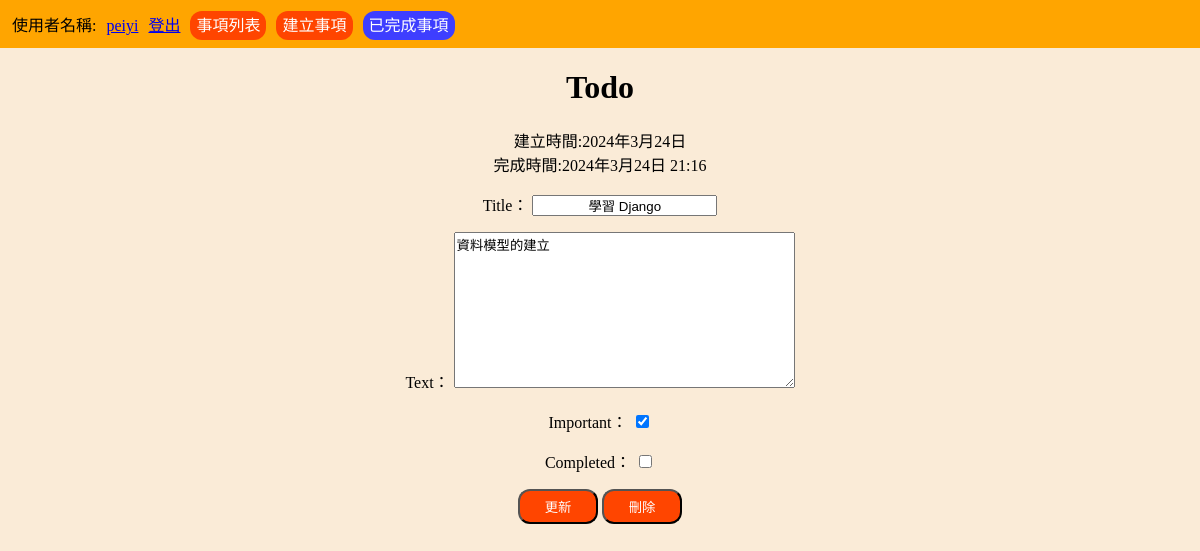
The page /todo/4 (signed in) on the database its author committed.
### todo/models.py (models this page shows, shortened)
class Todo(models.Model):
    title = models.CharField(max_length=100, null=False)
    text = models.TextField(blank=True)
    created = models.DateField(auto_now_add=True)
    date_completed = models.DateTimeField(blank=True, null=True)
    important = models.BooleanField(default=False)
    user = models.ForeignKey(User, on_delete=models.CASCADE)
    completed = models.BooleanField(default=False)

### todo/views.py (the view, shortened to what this page needs)
# urls.py: path("todo/<int:id>", views.view_todo, name="view-todo"),
@login_required
def view_todo(request, id):
    todo = None
    message = ""
    try:
        todo = Todo.objects.get(id=id)
        form = TodoForm(instance=todo)
    except Exception as e:
        print(e)
        message = "修改或刪除失敗..."
    return render(
        request, "todo/view-todo.html", {"todo": todo, "form": form, "message": message}
    )

### todo/forms.py
class TodoForm(ModelForm):
    class Meta:
        model = Todo
        fields = ["title", "text", "important", "completed"]

### todo/templates/todo/view-todo.html (shortened to what this page needs)
{% extends 'base.html' %}
{% block content %}
<h1>Todo</h1>
建立時間:{{todo.created}}<br>
{% if todo.date_completed %}
完成時間:{{todo.date_completed}}
{% endif %}
<form action="" method="POST">
    {{form.as_p}}
    <input class="button-style" type="submit" value="更新" name="update">
    <input class="button-style" type="submit" value="刪除" name="delete">
</form>
{% endblock %}

### templates/base.html (shortened to what this page needs)
<!DOCTYPE html>
<html lang="zh-Hant">
<head>
</head>
<body>
    <div id="navbar">
        {% if user.is_authenticated %}
        使用者名稱:
        <a href="{% url 'profile' %}">{{user.username}}</a>
        <a href="{% url 'logout' %}">登出</a>
        <a class="button-style" href="{% url 'todolist' %}">事項列表</a>
        <a class="button-style" href="{% url 'create-todo' %}">建立事項</a>
        <a class="button-style" style="background-color: rgb(62, 62, 255);" href="{% url 'completed-todo' %}">已完成事項</a>
        {% else %}
        <a href="{% url 'login' %}">登入</a>
        <a href="{% url 'register' %}">註冊帳號</a>
        {% endif %}
    </div>
    <div id="container">
        {% block content %}
        {% endblock %}
    </div>
</body>
</html>

### templates/base.html (style rules this page uses)
body { margin: 0; background-color: antiquewhite; }
#navbar { background-color: orange; padding: 12px; }
#container { margin: 12px; text-align: center; }
a { margin-left: 6px; }
.button-style { background-color: orangered; color: white; padding: 6px; border-radius: 12px; text-decoration: none; }
input { text-align: center; }

### todo/templates/todo/view-todo.html (style rules this page uses)
.button-style { width: 80px; }

### rows shown on the page
Todo: created "2024年3月24日", date_completed "2024年3月24日 21:16", title "學習 Django", text "資料模型的建立", important "☑"

### other values the page prints
{{ user.username }} "peiyi"
